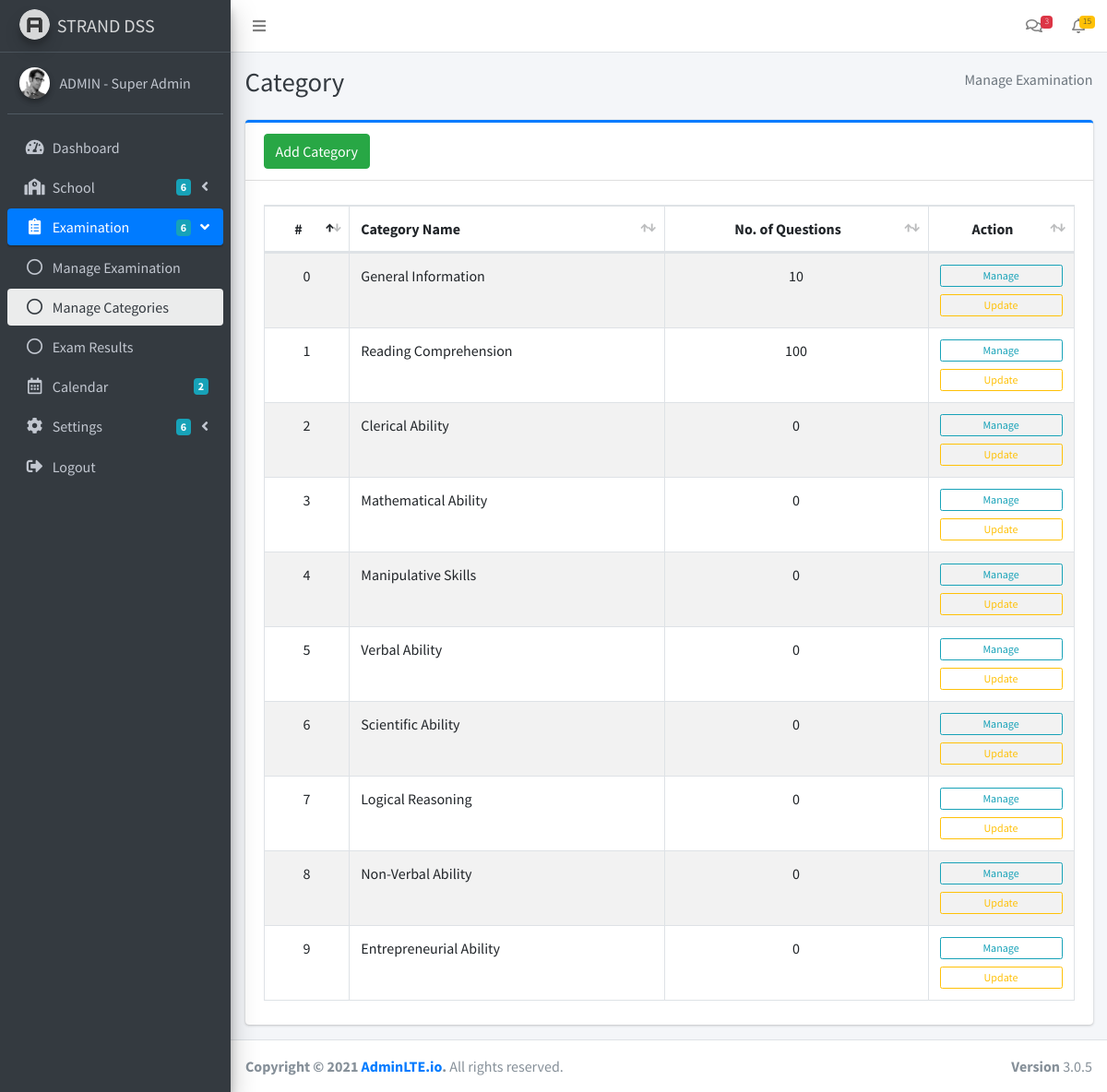
Screenshot of /admin/exam_category.php (signed in) with the database file from the repository.
### tables this page shows
CREATE TABLE `category` (
  `cat_id` int(11) NOT NULL,
  `cat_seq` int(11) NOT NULL,
  `cat_name` varchar(100) NOT NULL,
  `cat_instruct` text NOT NULL,
  `cat_items` int(11) NOT NULL,
  `date_created` timestamp NOT NULL DEFAULT current_timestamp() ON UPDATE current_timestamp(),
  `date_updated` timestamp NULL DEFAULT NULL ON UPDATE current_timestamp()
);

### admin/exam_category.php (the view, shortened to what this page needs)
<?php
include('include/header.php');
include('include/sidebar.php');
?>
<div class="content-wrapper">
  <div class="content-header">
    <div class="container-fluid">
      <div class="row mb-2">
        <div class="col-sm-6">
          <h1 class="m-0 text-dark"> Category</h1>
        </div>
        <div class="col-sm-6">
          <ol class="breadcrumb float-sm-right">
            <li class="breadcrumb-item active">Manage Examination</li>
          </ol>
        </div>
      </div>
    </div>
  </div>
  <section class="content">
    <div class="container-fluid">
      <div class="row">
        <div class="col-md-12">
          <div class="card card-primary card-outline">
            <div class="card-header">
              <button class="btn btn-success" data-toggle="modal" data-target="#modal-lg">
                Add Category
              </button>
            </div>
            <div class="card-body pad table-responsive">
              <table class="table table-bordered table-striped cat">
                <thead>
                  <tr>
                    <th class="text-center">#</th>
                    <th>Category Name</th>
                    <th class="text-center">No. of Questions</th>
                    <th class="text-center">Action</th>
                  </tr>
                </thead>
                <tbody>
                  <?php
                  $sql = "SELECT * FROM category ORDER by cat_id";
                  $result = $conn->query($sql);
                  if ($result->num_rows > 0) {
                    while ($row = $result->fetch_assoc()) {
                  ?>
                      <tr>
                        <td class="text-center"><?php echo $row['cat_seq']; ?></td>
                        <td><?php echo $row['cat_name']; ?></td>
                        <td class="text-center"><?php echo $row['cat_items']; ?></td>
                        <td class="text-center">
                          <a href="sub_category.php?id=<?php echo $row['cat_id']; ?>" class="btn btn-block btn-outline-info btn-xs">Manage</a>
                          <a href="exam_category_edit.php?id=<?php echo $row['cat_id']; ?>" class="btn btn-block btn-outline-warning btn-xs">Update</a>
                        </td>
                      </tr>
                  <?php
                    }
                  }
                  ?>
                </tbody>
              </table>
            </div>
          </div>
        </div>
      </div>
    </div>
  </section>
</div>
<?php
include('include/footer.php');
?>

### rows the page displays
category: cat_seq "1", cat_name "Reading Comprehension", cat_items "100"
category: cat_seq "4", cat_name "Manipulative Skills", cat_items "0"
category: cat_seq "3", cat_name "Mathematical Ability", cat_items "0"
category: cat_seq "2", cat_name "Clerical Ability", cat_items "0"
category: cat_seq "6", cat_name "Scientific Ability", cat_items "0"
category: cat_seq "5", cat_name "Verbal Ability", cat_items "0"
category: cat_seq "8", cat_name "Non-Verbal Ability", cat_items "0"
category: cat_seq "9", cat_name "Entrepreneurial Ability", cat_items "0"
category: cat_seq "7", cat_name "Logical Reasoning", cat_items "0"
category: cat_seq "0", cat_name "General Information", cat_items "10"

### other values shown
$_SESSION['name'] "ADMIN"
$_SESSION['role'] "Super Admin"
